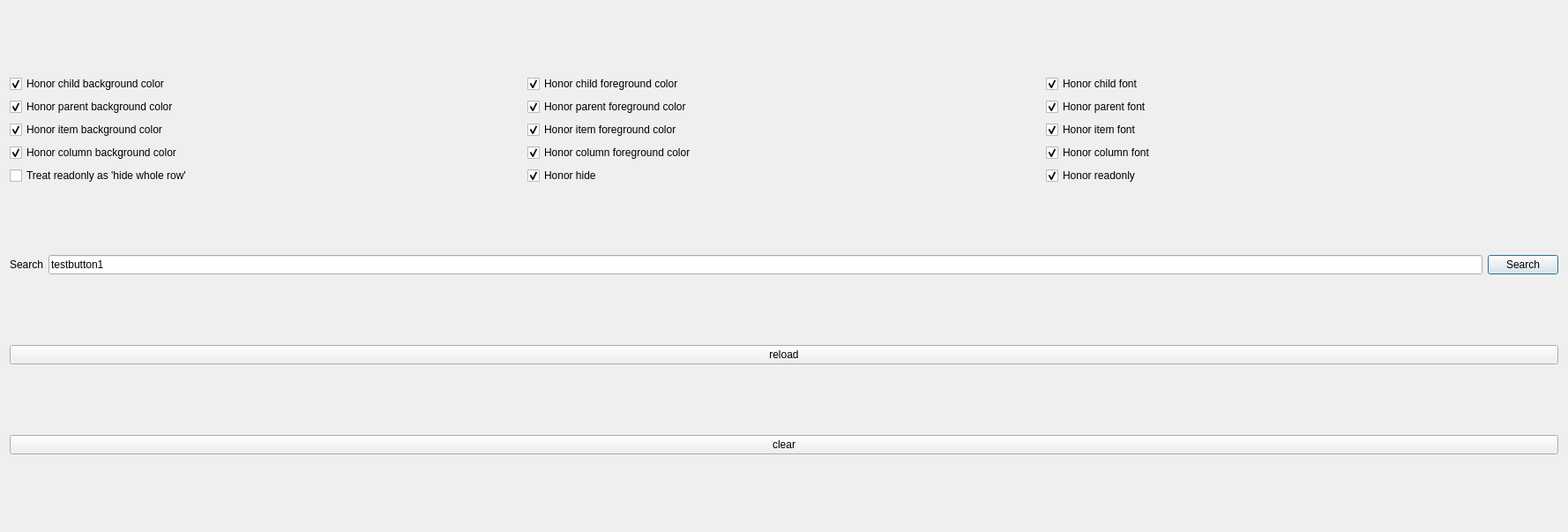
<?xml version="1.0" encoding="UTF-8"?>
<ui version="4.0">
 <class>Dialog</class>
 <widget class="QDialog" name="Dialog">
  <property name="geometry">
   <rect>
    <x>0</x>
    <y>0</y>
    <width>1778</width>
    <height>603</height>
   </rect>
  </property>
  <property name="windowTitle">
   <string>Dialog</string>
  </property>
  <layout class="QVBoxLayout" name="verticalLayout_2">
   <item>
    <layout class="QGridLayout" name="gridLayout">
     <item row="0" column="0">
      <widget class="QCheckBox" name="honorChildBgColorCheckBox">
       <property name="text">
        <string>Honor child background color</string>
       </property>
       <property name="checked">
        <bool>true</bool>
       </property>
      </widget>
     </item>
     <item row="0" column="1">
      <widget class="QCheckBox" name="honorChildFgColorCheckBox">
       <property name="text">
        <string>Honor child foreground color</string>
       </property>
       <property name="checked">
        <bool>true</bool>
       </property>
      </widget>
     </item>
     <item row="0" column="2">
      <widget class="QCheckBox" name="honorChildFontCheckbox">
       <property name="text">
        <string>Honor child font</string>
       </property>
       <property name="checked">
        <bool>true</bool>
       </property>
      </widget>
     </item>
     <item row="1" column="0">
      <widget class="QCheckBox" name="honorParentBgColorCheckBox">
       <property name="text">
        <string>Honor parent background color</string>
       </property>
       <property name="checked">
        <bool>true</bool>
       </property>
      </widget>
     </item>
     <item row="1" column="1">
      <widget class="QCheckBox" name="honorParentFgColorCheckBox">
       <property name="text">
        <string>Honor parent foreground color</string>
       </property>
       <property name="checked">
        <bool>true</bool>
       </property>
      </widget>
     </item>
     <item row="1" column="2">
      <widget class="QCheckBox" name="honorParentFontCheckbox">
       <property name="text">
        <string>Honor parent font</string>
       </property>
       <property name="checked">
        <bool>true</bool>
       </property>
      </widget>
     </item>
     <item row="4" column="0">
      <widget class="QCheckBox" name="treatROAsHideCheckBox">
       <property name="text">
        <string>Treat readonly as 'hide whole row'</string>
       </property>
      </widget>
     </item>
     <item row="4" column="1">
      <widget class="QCheckBox" name="honorHideCheckBox">
       <property name="text">
        <string>Honor hide</string>
       </property>
       <property name="checked">
        <bool>true</bool>
       </property>
      </widget>
     </item>
     <item row="4" column="2">
      <widget class="QCheckBox" name="honorReadOnlyCheckBox">
       <property name="text">
        <string>Honor readonly</string>
       </property>
       <property name="checked">
        <bool>true</bool>
       </property>
      </widget>
     </item>
     <item row="2" column="0">
      <widget class="QCheckBox" name="honorItemBgColorCheckBox">
       <property name="text">
        <string>Honor item background color</string>
       </property>
       <property name="checked">
        <bool>true</bool>
       </property>
      </widget>
     </item>
     <item row="2" column="1">
      <widget class="QCheckBox" name="honorItemFgColorCheckBox">
       <property name="text">
        <string>Honor item foreground color</string>
       </property>
       <property name="checked">
        <bool>true</bool>
       </property>
      </widget>
     </item>
     <item row="2" column="2">
      <widget class="QCheckBox" name="honorItemFontCheckBox">
       <property name="text">
        <string>Honor item font</string>
       </property>
       <property name="checked">
        <bool>true</bool>
       </property>
      </widget>
     </item>
     <item row="3" column="0">
      <widget class="QCheckBox" name="honorColumnBgColorCheckBox">
       <property name="text">
        <string>Honor column background color</string>
       </property>
       <property name="checked">
        <bool>true</bool>
       </property>
      </widget>
     </item>
     <item row="3" column="1">
      <widget class="QCheckBox" name="honorColumnFgColorCheckBox">
       <property name="text">
        <string>Honor column foreground color</string>
       </property>
       <property name="checked">
        <bool>true</bool>
       </property>
      </widget>
     </item>
     <item row="3" column="2">
      <widget class="QCheckBox" name="honorColumnFontCheckBox">
       <property name="text">
        <string>Honor column font</string>
       </property>
       <property name="checked">
        <bool>true</bool>
       </property>
      </widget>
     </item>
    </layout>
   </item>
   <item>
    <layout class="QHBoxLayout" name="horizontalLayout">
     <item>
      <widget class="QLabel" name="label">
       <property name="text">
        <string>Search</string>
       </property>
      </widget>
     </item>
     <item>
      <widget class="QLineEdit" name="searchLineEdit">
       <property name="text">
        <string>testbutton1</string>
       </property>
      </widget>
     </item>
     <item>
      <widget class="QPushButton" name="searchButton">
       <property name="text">
        <string>Search</string>
       </property>
      </widget>
     </item>
    </layout>
   </item>
   <item>
    <widget class="QPushButton" name="reloadPushButton">
     <property name="text">
      <string>reload</string>
     </property>
    </widget>
   </item>
   <item>
    <widget class="QPushButton" name="clearPushButton">
     <property name="text">
      <string>clear</string>
     </property>
    </widget>
   </item>
  </layout>
 </widget>
 <resources/>
 <connections/>
</ui>
